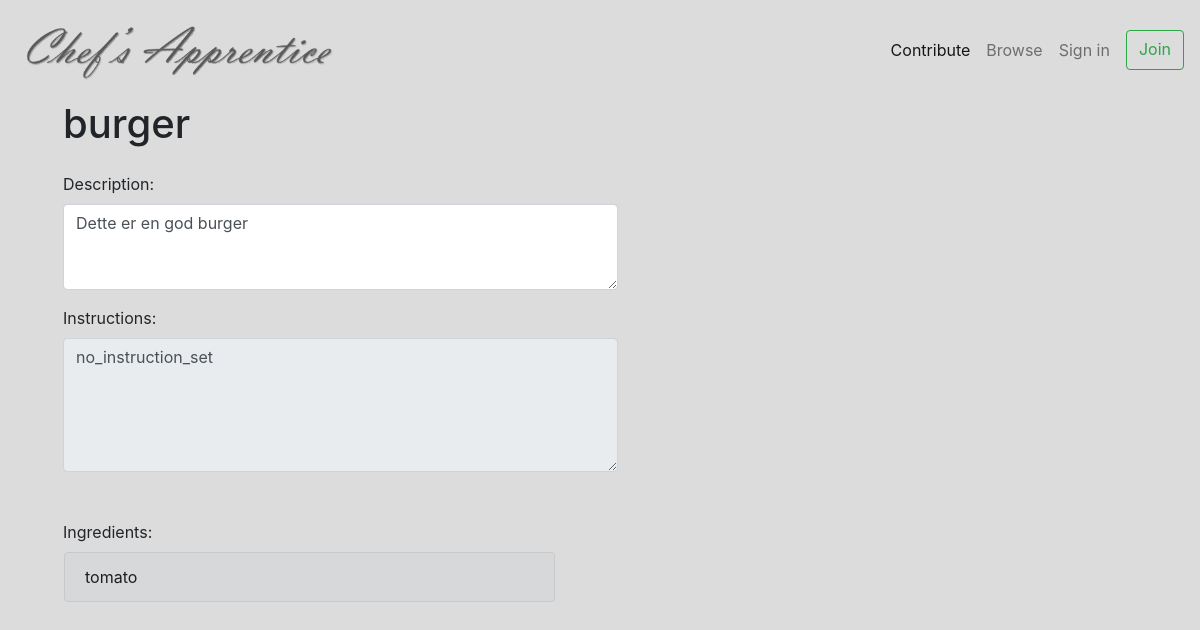
The page /recipe/5/ on the database as committed earlier.
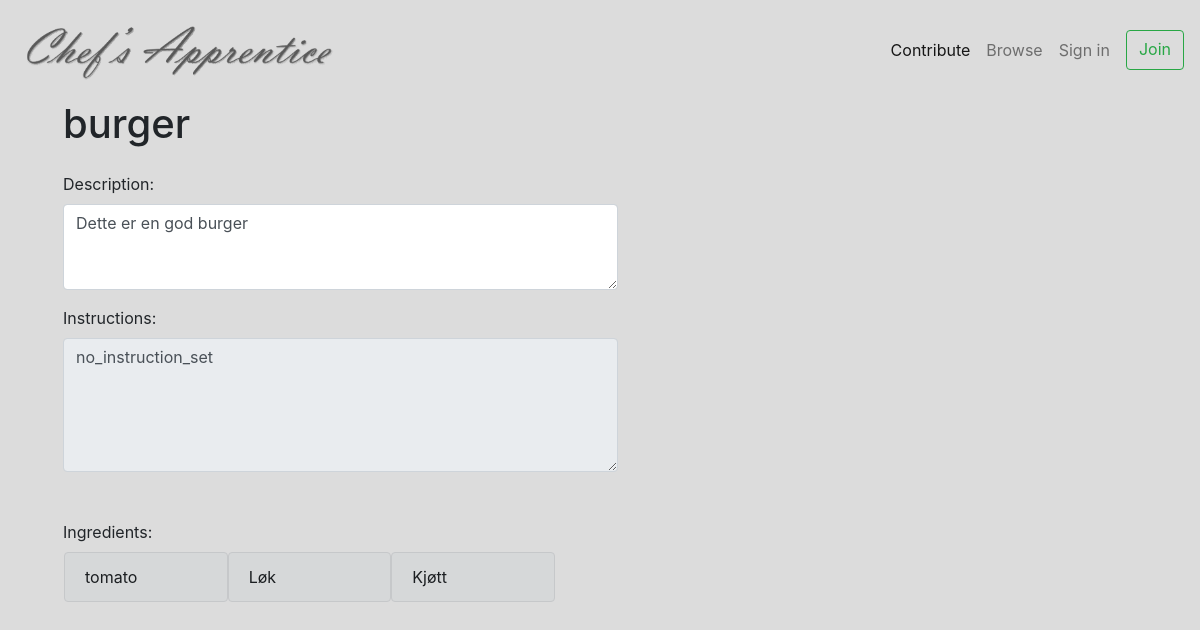
The same page on the database as committed later.
### recipe/models.py (models this page shows, shortened)
class Ingredient(models.Model):
    user = models.ForeignKey(
        User,
        on_delete=models.CASCADE,
        blank=True,
    )
    name = models.CharField(
        blank=False,
        max_length=100,
    )
    info = models.TextField(
        blank=False,
    )

### recipe/views.py (the view)
# urls.py: path('recipe/<int:pk>/', RecipeDetailView.as_view(), name='recipe-detail'),
class RecipeDetailView(DetailView):
    model = Recipe

### recipe/templates/recipe/recipe_detail.html
{% extends 'base.html' %}
{% load static %}
{% block content %}
<div class="container mx-5">
    <h1>{{ object.name }}</h1>
    <label class="mt-3" for="description">Description:</label>
    <textarea class="form-control col-6" id="description" rows="3">{{ object.description }}</textarea>
    <label class="mt-3" for="instruction">Instructions:</label>
    <textarea readonly class="form-control col-6" id="instruction" rows="5">{{ object.instruction }}</textarea>
    <label class="mt-5" for="ingredients">Ingredients:</label>
    <div class="row pl-3 pr-5 mr-4 col-6">
    {% for ingredient in object.ingredients.all %}
        <div class="col mx-0 px-0">
            <div class="alert alert-dark" role="alert">{{ ingredient.name }}</div>
        </div>
    {% endfor %}
    </div>
</div>
{% endblock content %}

Rows that differ between the two databases and show on the page:
now on this page (row unchanged): Ingredient: name "Løk"
added Ingredient: name "Kjøtt"
